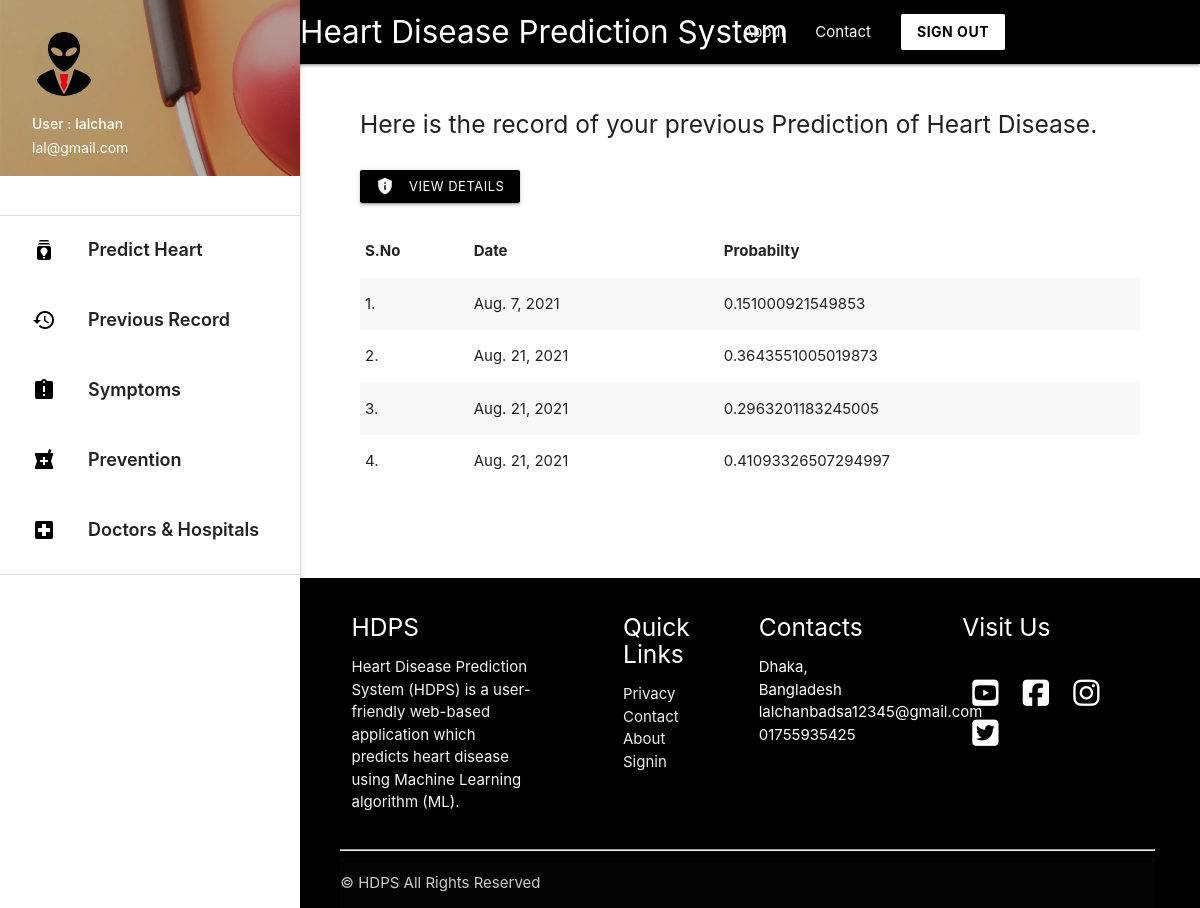
/record (signed in), run on the app's committed database.
### predictor/models.py (models this page shows, shortened)
class HeartData(models.Model):
    age = models.IntegerField()
    sex = models.IntegerField()
    cp = models.FloatField()
    trestbps = models.FloatField()
    chol = models.FloatField()
    fbs = models.FloatField()
    restcg = models.FloatField()
    thalach = models.FloatField()
    exang = models.FloatField()
    oldpeak = models.FloatField()
    slope = models.FloatField()
    ca = models.FloatField()
    thal = models.FloatField()
    owner = models.ForeignKey(get_user_model() , on_delete=models.CASCADE , related_name='owner' , null=True)
    date = models.DateField(auto_now_add=True)
    probability = models.FloatField(null=True)

### predictor/views.py (the view)
# urls.py: path('record', views.record , name='record'),
def record(request): #Diplays previous record of authenticated user
    if request.user.is_authenticated:
        record_data = HeartData.objects.filter(owner = request.user) #Filter only those data whose owner is the logged in user
        return render(request , 'record.html' , {'record_data':record_data})
    return redirect('/')

### templates/record.html (shortened to what this page needs)
{% extends 'base_layout2.html' %}
{% block content %}
<div class="con">
    <h5 > Here is the record of your previous Prediction of Heart Disease.  </h5>
<br>
{% if record_data %}
    <a class="waves-effect waves-light btn-small black" href="{% url 'heartdetail' %}" target="_blank"><i class="material-icons left">privacy_tip</i>View Details</a> &nbsp; &nbsp;
  {% endif %}
<br> <br>
{% if record_data %}
    <table class="striped">
     <thead>
       <tr>
           <th>S.No</th>
           <th>Date</th>
           <th>Probabilty</th>
       </tr>
     </thead>
     <tbody>
       <tr>
            {% for data in record_data %}
         <td>{{ forloop.counter }}.</td>
         <td>{{ data.date }}</td>
         <td>{{ data.probability }}</td>
       </tr>
            {% endfor %}
     </tbody>
   </table>
   {% else %}
      <h5>You have no previous record.</h5>
   {% endif %}
   <br>
   <br>
 </div>
<br>
<br>
{% endblock %}

### templates/base_layout2.html (shortened to what this page needs)
{% load static %}
<!DOCTYPE html>
<html lang="en">
<head>
  <link href="{% static 'css/materialize.css' %}" type="text/css" rel="stylesheet" media="screen,projection" />
  <link href="{% static 'css/style.css' %}" type="text/css" rel="stylesheet" media="screen,projection" />
</head>
<body>
  <div class="navbar-fixed">
    <nav class="black">
      <div class="container">
        <div class="nav-wrapper">
          <a href="/" style="padding-left: 120px;" class="brand-logo ">Heart Disease Prediction System</a>
          <ul class="right hide-on-med-and-down hover_backcolor">
            <li><a href="{% url 'about' %}">About</a></li>
            <li><a href="{% url 'contact' %}">Contact</a></li>
            <a class=" white black-text waves-effect waves-dark btn  modal-trigger" href="{% url 'signout' %}"><b>SIGN
                OUT </b></a>
          </ul>
        </div>
      </div>
    </nav>
  </div>
  <ul id="slide-out" class="sidenav sidenav-fixed">
    <li>
      <div class="user-view">
        <div class="background">
          <img src="{% static 'img/about.png' %}">
        </div>
        <a href="#user"><img class="circle" src="{% static 'img/user.png' %}"></a>
        <a href="#name"><span class="white-text name">User : {{ request.user.username }} </span></a>
        <a href="#email"><span class="white-text email">{{ request.user.email }}</span></a>
      </div>
    </li>
    <br>
    <li>
      <div class="divider"></div>
    </li>
    <li><a style="font-weight: 600; font-size: 18px; height: 70px; padding-top: 10px;" class="waves-effect hoverable"
        href="/"><i class="material-icons black-text">batch_prediction</i> Predict Heart Disease </a></li>
    <li><a style="font-weight: 600; font-size: 18px; height: 70px; padding-top: 10px;" class="waves-effect hoverable"
        href="{% url 'record' %}"><i class="material-icons black-text">history</i> Previous Record </a></li>
    <li><a style="font-weight: 600; font-size: 18px; height: 70px; padding-top: 10px;" class="waves-effect hoverable"
        href="{% url 'symptoms' %}"><i class="material-icons black-text">assignment_late</i> Symptoms </a></li>
    <li><a style="font-weight: 600; font-size: 18px; height: 70px; padding-top: 10px;" class="waves-effect hoverable"
        href="{% url 'prevention' %}"><i class="material-icons black-text">local_pharmacy</i> Prevention </a></li>
    <li><a style="font-weight: 600; font-size: 18px; height: 70px; padding-top: 10px;" class="waves-effect hoverable"
        href="{% url 'doctorhospital' %}"><i class="material-icons black-text">local_hospital</i> Doctors & Hospitals
      </a></li>
    <li>
      <div class="divider"></div>
    </li>
  </ul>
  <a href="#" data-target="slide-out" class="sidenav-trigger"><i class="material-icons">menu</i></a>
  {% block content %}
  {% endblock %}
  <section>
    <footer class=" hide-on-small-only black page-footer">
      <div class="" style=" width: 90%; margin: auto;">
        <div class="row">
          <div class="col  s12 m6 l3 ">
            <h5 class="white-text">HDPS</h5>
            <p class="grey-text text-lighten-4">Heart Disease Prediction System (HDPS) is a user-friendly web-based
              application which predicts heart disease using
              Machine Learning algorithm (ML). </p>
          </div>
          <div class="  col l2 m6 s12 offset-l1 ">
            <h5 class="white-text">Quick Links</h5>
            <ul>
              <li><a class="grey-text text-lighten-3" href="#!">Privacy</a></li>
              <li><a class="grey-text text-lighten-3" href="{% url 'contact' %}">Contact</a></li>
              <li><a class="grey-text text-lighten-3" href="{% url 'about' %}">About</a></li>
              <li><a class="grey-text text-lighten-3" href="{% url 'signin' %}">Signin</a></li>
            </ul>
          </div>
          <div class="col l2 m6 s12  ">
            <h5 class="white-text">Contacts</h5>
            <ul>
              <li>Dhaka, Bangladesh</li>
              <li>lalchanbadsa12345@gmail.com</li>
              <li>01755935425</li>
            </ul>
          </div>
          <div class=" col l3 m6 s12 offset-l1 ">
            <h5 class="white-text">Visit Us</h5>
            <br>
            <a href="https://web.facebook.com/lalchan.badsa.96" target="_blank"> <i
                style="color: white; margin: 5px 10px;" class="fab fa-youtube-square fa-2x"></i></a>
            <a href="https://web.facebook.com/lalchan.badsa.96" target="_blank"> <i
                style="color: white; margin: 5px 10px;" class="fab fa-facebook-square fa-2x"></i></a>
            <a href="https://web.facebook.com/lalchan.badsa.96" target="_blank"> <i
                style="color: white; margin: 5px 10px;" class="fab fa-instagram fa-2x"></i></a>
            <a href="https://web.facebook.com/lalchan.badsa.96" target="_blank"> <i
                style="color: white; margin: 5px 10px;" class="fab fa-twitter-square fa-2x"></i> </a>
          </div>
        </div>
        <hr>
        <div class="footer-copyright">
          © HDPS All Rights Reserved
        </div>
      </div>
    </footer>
  </section>
</body>
</html>

### templates/record.html (style rules this page uses)
footer { padding-left: 295px; }
.con { padding-left: 390px; width: 90%; flex: 1 0 auto; }
body { display: flex; min-height: 100vh; flex-direction: column; }

### templates/base_layout2.html (style rules this page uses)
footer { padding-left: 295px; }
.con { padding-left: 360px; width: 95%; }

### data on the page
HeartData: date "Aug. 7, 2021", probability "0.151000921549853"
HeartData: date "Aug. 21, 2021", probability "0.3643551005019873"
HeartData: date "Aug. 21, 2021", probability "0.2963201183245005"
HeartData: date "Aug. 21, 2021", probability "0.41093326507294997"

### other printed values
{{ request.user.username }} "lalchan"
{{ request.user.email }} "lal@gmail.com"
